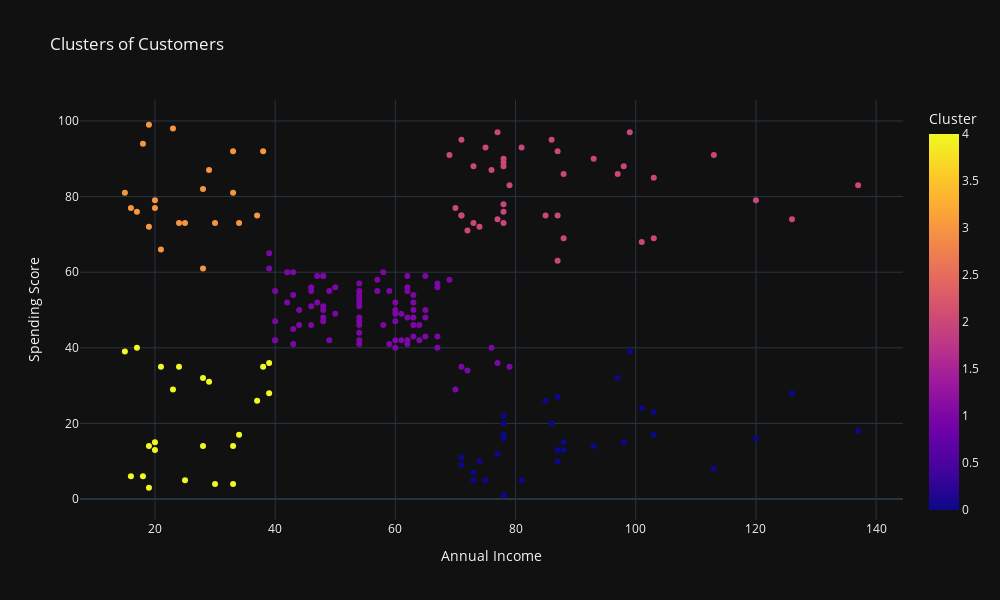

Notebook source saved alongside this figure:
### Code cell
fig = px.scatter(
    data_frame=combined_data,
    x='Annual Income (k$)',
    y='Spending Score (1-100)',
    color='Cluster',
    title='Clusters of Customers',
    labels={'Annual Income (k$)': 'Annual Income', 'Spending Score (1-100)': 'Spending Score'},
    # template='plotly'
).update_layout(
    width=1000,
    height=600
)

fig.show()

### Figure 1 — Plotly figure (JSON) as saved in the notebook; plotly's stock layout.template omitted (floating-point values rounded to 4 significant figures; data arrays with more than 128 entries replaced by an {"elided": "..."} marker saying what was removed)
{"data": [{"hovertemplate": "Annual Income=%{x}<br>Spending Score=%{y}<br>Cluster=%{marker.color}<extra></extra>", "legendgroup": "", "marker": {"color": {"elided": "200 int values"}, "coloraxis": "coloraxis", "symbol": "circle"}, "mode": "markers", "name": "", "orientation": "v", "showlegend": false, "x": {"elided": "200 int values"}, "xaxis": "x", "y": {"elided": "200 int values"}, "yaxis": "y", "type": "scatter"}], "layout": {"xaxis": {"anchor": "y", "domain": [0.0, 1.0], "title": {"text": "Annual Income"}}, "yaxis": {"anchor": "x", "domain": [0.0, 1.0], "title": {"text": "Spending Score"}}, "coloraxis": {"colorbar": {"title": {"text": "Cluster"}}, "colorscale": [[0.0, "#0d0887"], [0.1111, "#46039f"], [0.2222, "#7201a8"], [0.3333, "#9c179e"], [0.4444, "#bd3786"], [0.5556, "#d8576b"], [0.6667, "#ed7953"], [0.7778, "#fb9f3a"], [0.8889, "#fdca26"], [1.0, "#f0f921"]]}, "legend": {"tracegroupgap": 0}, "title": {"text": "Clusters of Customers"}, "width": 1000, "height": 600}}
